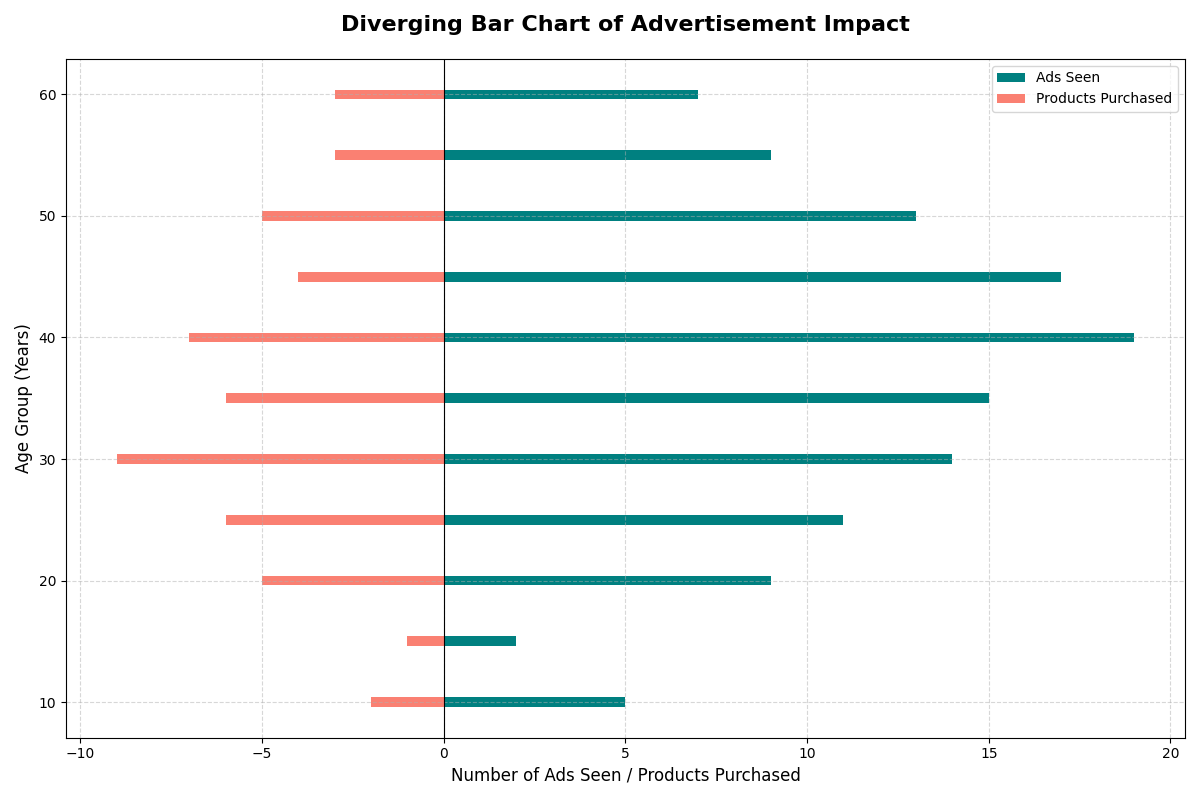

Generate this figure with Python:
import matplotlib.pyplot as plt
import numpy as np

# Data: Age groups (in years), Number of Ads Seen, Number of Products Purchased
age_groups = np.array([10, 15, 20, 25, 30, 35, 40, 45, 50, 55, 60])
ads_seen = np.array([5, 2, 9, 11, 14, 15, 19, 17, 13, 9, 7])  # Manually altered values and shuffled 
products_purchased = np.array([2, 1, 5, 6, 9, 6, 7, 4, 5, 3, 3])  # Manually altered values and shuffled

fig, ax = plt.subplots(figsize=(12, 8))

ax.barh(age_groups, ads_seen, color='teal', label='Ads Seen')
ax.barh(age_groups, -products_purchased, color='salmon', label='Products Purchased')

ax.set_title('Diverging Bar Chart of Advertisement Impact', fontsize=16, fontweight='bold', pad=20)
ax.set_xlabel('Number of Ads Seen / Products Purchased', fontsize=12)
ax.set_ylabel('Age Group (Years)', fontsize=12)
ax.grid(visible=True, linestyle='--', alpha=0.5)
ax.axvline(0, color='black', linewidth=0.8)

ax.legend()

plt.tight_layout()

plt.show()
